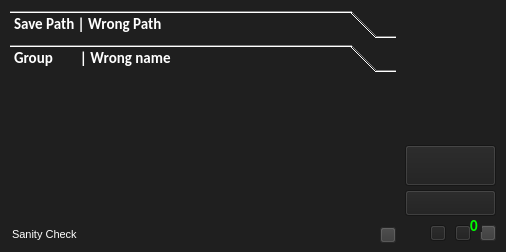
<?xml version="1.0" encoding="UTF-8"?>
<ui version="4.0">
 <class>report</class>
 <widget class="QWidget" name="report">
  <property name="geometry">
   <rect>
    <x>0</x>
    <y>0</y>
    <width>506</width>
    <height>252</height>
   </rect>
  </property>
  <property name="minimumSize">
   <size>
    <width>506</width>
    <height>0</height>
   </size>
  </property>
  <property name="maximumSize">
   <size>
    <width>506</width>
    <height>16777215</height>
   </size>
  </property>
  <property name="font">
   <font>
    <family>Calibri</family>
    <pointsize>11</pointsize>
    <weight>75</weight>
    <bold>true</bold>
   </font>
  </property>
  <property name="windowTitle">
   <string>Sanity Check</string>
  </property>
  <property name="windowIcon">
   <iconset>
    <normaloff>:/shelf/P:/_pipeline/img/shelf/shelf_sanityCheck35.png</normaloff>:/shelf/P:/_pipeline/img/shelf/shelf_sanityCheck35.png</iconset>
  </property>
  <property name="styleSheet">
   <string notr="true">color: rgb(255, 255, 255);
background-color: rgb(31, 31, 31);</string>
  </property>
  <widget class="QPushButton" name="btnSendReport">
   <property name="geometry">
    <rect>
     <x>405</x>
     <y>145</y>
     <width>91</width>
     <height>41</height>
    </rect>
   </property>
   <property name="toolTip">
    <string>Send Report [RETURN]</string>
   </property>
   <property name="styleSheet">
    <string notr="true">background-color: 'transparent'</string>
   </property>
   <property name="text">
    <string/>
   </property>
   <property name="icon">
    <iconset>
     <normaloff>:/btn/img/btn/btnWarning91.png</normaloff>:/btn/img/btn/btnWarning91.png</iconset>
   </property>
   <property name="iconSize">
    <size>
     <width>91</width>
     <height>48</height>
    </size>
   </property>
   <property name="shortcut">
    <string>Return</string>
   </property>
  </widget>
  <widget class="QPushButton" name="btnCancel">
   <property name="geometry">
    <rect>
     <x>405</x>
     <y>190</y>
     <width>91</width>
     <height>26</height>
    </rect>
   </property>
   <property name="toolTip">
    <string>Cancel [ESC]</string>
   </property>
   <property name="styleSheet">
    <string notr="true">background-color: 'transparent';</string>
   </property>
   <property name="text">
    <string/>
   </property>
   <property name="icon">
    <iconset>
     <normaloff>:/btn/img/btn/btnDenial91.png</normaloff>:/btn/img/btn/btnDenial91.png</iconset>
   </property>
   <property name="iconSize">
    <size>
     <width>91</width>
     <height>32</height>
    </size>
   </property>
   <property name="shortcut">
    <string>Esc</string>
   </property>
  </widget>
  <widget class="QPushButton" name="btnHelp">
   <property name="geometry">
    <rect>
     <x>480</x>
     <y>225</y>
     <width>16</width>
     <height>16</height>
    </rect>
   </property>
   <property name="toolTip">
    <string>Help [H]</string>
   </property>
   <property name="styleSheet">
    <string notr="true">background-color: rgb(56, 56, 56);</string>
   </property>
   <property name="text">
    <string/>
   </property>
   <property name="icon">
    <iconset>
     <normaloff>:/btn/img/btn/btnHelp48.png</normaloff>:/btn/img/btn/btnHelp48.png</iconset>
   </property>
   <property name="iconSize">
    <size>
     <width>16</width>
     <height>16</height>
    </size>
   </property>
   <property name="shortcut">
    <string>H</string>
   </property>
  </widget>
  <widget class="QLineEdit" name="edtMsg">
   <property name="enabled">
    <bool>true</bool>
   </property>
   <property name="geometry">
    <rect>
     <x>10</x>
     <y>225</y>
     <width>361</width>
     <height>18</height>
    </rect>
   </property>
   <property name="font">
    <font>
     <family>MS Shell Dlg 2</family>
     <pointsize>8</pointsize>
     <weight>50</weight>
     <bold>false</bold>
    </font>
   </property>
   <property name="text">
    <string>Sanity Check</string>
   </property>
   <property name="frame">
    <bool>false</bool>
   </property>
   <property name="readOnly">
    <bool>true</bool>
   </property>
  </widget>
  <widget class="QLabel" name="lblUser">
   <property name="geometry">
    <rect>
     <x>405</x>
     <y>225</y>
     <width>16</width>
     <height>16</height>
    </rect>
   </property>
   <property name="toolTip">
    <string>User</string>
   </property>
   <property name="styleSheet">
    <string notr="true">background-color: 'transparent'</string>
   </property>
   <property name="text">
    <string/>
   </property>
   <property name="pixmap">
    <pixmap>:/placeholder/img/placeholder/000_user.png</pixmap>
   </property>
   <property name="scaledContents">
    <bool>true</bool>
   </property>
  </widget>
  <widget class="QPushButton" name="btnReport">
   <property name="geometry">
    <rect>
     <x>455</x>
     <y>225</y>
     <width>16</width>
     <height>16</height>
    </rect>
   </property>
   <property name="toolTip">
    <string>Status Report [R]</string>
   </property>
   <property name="styleSheet">
    <string notr="true">background-color: 'transparent'</string>
   </property>
   <property name="text">
    <string/>
   </property>
   <property name="icon">
    <iconset>
     <normaloff>:/btn/img/btn/btnReport48.png</normaloff>:/btn/img/btn/btnReport48.png</iconset>
   </property>
   <property name="iconSize">
    <size>
     <width>16</width>
     <height>16</height>
    </size>
   </property>
   <property name="shortcut">
    <string>R</string>
   </property>
  </widget>
  <widget class="QLabel" name="lblErrorCount">
   <property name="geometry">
    <rect>
     <x>470</x>
     <y>220</y>
     <width>12</width>
     <height>12</height>
    </rect>
   </property>
   <property name="styleSheet">
    <string notr="true">background-color: 'transparent'; 
color: rgb(0, 255, 0);</string>
   </property>
   <property name="text">
    <string>0</string>
   </property>
  </widget>
  <widget class="QPushButton" name="btnFolder">
   <property name="geometry">
    <rect>
     <x>380</x>
     <y>227</y>
     <width>16</width>
     <height>16</height>
    </rect>
   </property>
   <property name="toolTip">
    <string>Open Path [F]</string>
   </property>
   <property name="styleSheet">
    <string notr="true">background-color: rgb(56, 56, 56);</string>
   </property>
   <property name="text">
    <string/>
   </property>
   <property name="icon">
    <iconset>
     <normaloff>:/btn/img/btn/btnFolder48.png</normaloff>:/btn/img/btn/btnFolder48.png</iconset>
   </property>
   <property name="iconSize">
    <size>
     <width>14</width>
     <height>14</height>
    </size>
   </property>
   <property name="shortcut">
    <string>F</string>
   </property>
  </widget>
  <widget class="QPushButton" name="btnOpenFile">
   <property name="geometry">
    <rect>
     <x>430</x>
     <y>225</y>
     <width>16</width>
     <height>16</height>
    </rect>
   </property>
   <property name="toolTip">
    <string>Status Report [R]</string>
   </property>
   <property name="styleSheet">
    <string notr="true">background-color: 'transparent'</string>
   </property>
   <property name="text">
    <string/>
   </property>
   <property name="icon">
    <iconset>
     <normaloff>:/btn/img/btn/btnHoneypot48.png</normaloff>:/btn/img/btn/btnHoneypot48.png</iconset>
   </property>
   <property name="iconSize">
    <size>
     <width>16</width>
     <height>16</height>
    </size>
   </property>
   <property name="shortcut">
    <string>R</string>
   </property>
  </widget>
  <widget class="QToolBox" name="tlbCheck">
   <property name="geometry">
    <rect>
     <x>10</x>
     <y>10</y>
     <width>386</width>
     <height>206</height>
    </rect>
   </property>
   <property name="frameShape">
    <enum>QFrame::NoFrame</enum>
   </property>
   <property name="frameShadow">
    <enum>QFrame::Plain</enum>
   </property>
   <property name="currentIndex">
    <number>1</number>
   </property>
   <property name="tabSpacing">
    <number>6</number>
   </property>
   <widget class="QWidget" name="page">
    <property name="geometry">
     <rect>
      <x>0</x>
      <y>0</y>
      <width>100</width>
      <height>30</height>
     </rect>
    </property>
    <attribute name="label">
     <string>Save Path | Wrong Path</string>
    </attribute>
   </widget>
   <widget class="QWidget" name="page_2">
    <property name="geometry">
     <rect>
      <x>0</x>
      <y>0</y>
      <width>386</width>
      <height>152</height>
     </rect>
    </property>
    <attribute name="label">
     <string>Group        | Wrong name</string>
    </attribute>
   </widget>
  </widget>
 </widget>
 <tabstops>
  <tabstop>btnSendReport</tabstop>
  <tabstop>btnCancel</tabstop>
  <tabstop>btnHelp</tabstop>
  <tabstop>edtMsg</tabstop>
  <tabstop>btnReport</tabstop>
  <tabstop>btnFolder</tabstop>
 </tabstops>
 <resources>
  <include location="../../img/img.qrc"/>
  <include location="../../img/img.qrc"/>
 </resources>
 <connections/>
 <designerdata>
  <property name="gridDeltaX">
   <number>5</number>
  </property>
  <property name="gridDeltaY">
   <number>5</number>
  </property>
  <property name="gridSnapX">
   <bool>true</bool>
  </property>
  <property name="gridSnapY">
   <bool>true</bool>
  </property>
  <property name="gridVisible">
   <bool>true</bool>
  </property>
 </designerdata>
</ui>
